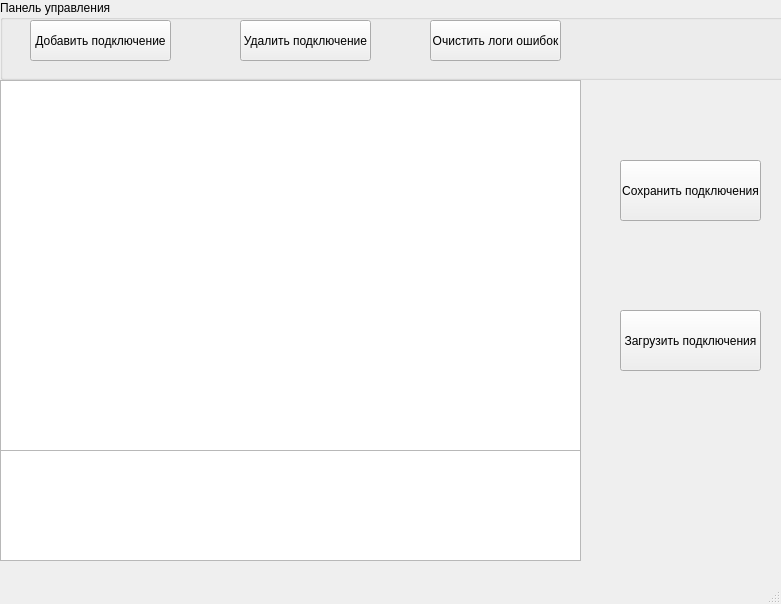
<?xml version="1.0" encoding="UTF-8"?>
<ui version="4.0">
 <class>MainWindow</class>
 <widget class="QMainWindow" name="MainWindow">
  <property name="geometry">
   <rect>
    <x>0</x>
    <y>0</y>
    <width>781</width>
    <height>604</height>
   </rect>
  </property>
  <property name="minimumSize">
   <size>
    <width>582</width>
    <height>604</height>
   </size>
  </property>
  <property name="windowTitle">
   <string>MainWindow</string>
  </property>
  <widget class="QWidget" name="centralwidget">
   <widget class="QGroupBox" name="Controls">
    <property name="geometry">
     <rect>
      <x>0</x>
      <y>0</y>
      <width>801</width>
      <height>80</height>
     </rect>
    </property>
    <property name="minimumSize">
     <size>
      <width>801</width>
      <height>80</height>
     </size>
    </property>
    <property name="maximumSize">
     <size>
      <width>801</width>
      <height>80</height>
     </size>
    </property>
    <property name="title">
     <string>Панель управления</string>
    </property>
    <widget class="QPushButton" name="CreateConnection">
     <property name="geometry">
      <rect>
       <x>30</x>
       <y>20</y>
       <width>141</width>
       <height>41</height>
      </rect>
     </property>
     <property name="minimumSize">
      <size>
       <width>141</width>
       <height>41</height>
      </size>
     </property>
     <property name="maximumSize">
      <size>
       <width>141</width>
       <height>41</height>
      </size>
     </property>
     <property name="text">
      <string>Добавить подключение</string>
     </property>
    </widget>
    <widget class="QPushButton" name="RemoveConnection">
     <property name="geometry">
      <rect>
       <x>240</x>
       <y>20</y>
       <width>131</width>
       <height>41</height>
      </rect>
     </property>
     <property name="minimumSize">
      <size>
       <width>131</width>
       <height>41</height>
      </size>
     </property>
     <property name="maximumSize">
      <size>
       <width>131</width>
       <height>41</height>
      </size>
     </property>
     <property name="text">
      <string>Удалить подключение</string>
     </property>
    </widget>
    <widget class="QPushButton" name="ClearErrorLogs">
     <property name="geometry">
      <rect>
       <x>430</x>
       <y>20</y>
       <width>131</width>
       <height>41</height>
      </rect>
     </property>
     <property name="minimumSize">
      <size>
       <width>131</width>
       <height>41</height>
      </size>
     </property>
     <property name="maximumSize">
      <size>
       <width>131</width>
       <height>41</height>
      </size>
     </property>
     <property name="text">
      <string>Очистить логи ошибок</string>
     </property>
    </widget>
   </widget>
   <widget class="QListWidget" name="ConnectionsList">
    <property name="geometry">
     <rect>
      <x>0</x>
      <y>80</y>
      <width>581</width>
      <height>371</height>
     </rect>
    </property>
    <property name="minimumSize">
     <size>
      <width>581</width>
      <height>371</height>
     </size>
    </property>
    <property name="maximumSize">
     <size>
      <width>581</width>
      <height>371</height>
     </size>
    </property>
   </widget>
   <widget class="QListWidget" name="ErrorLogs">
    <property name="geometry">
     <rect>
      <x>0</x>
      <y>450</y>
      <width>581</width>
      <height>111</height>
     </rect>
    </property>
    <property name="minimumSize">
     <size>
      <width>581</width>
      <height>111</height>
     </size>
    </property>
    <property name="maximumSize">
     <size>
      <width>581</width>
      <height>111</height>
     </size>
    </property>
   </widget>
   <widget class="QPushButton" name="SaveButton">
    <property name="geometry">
     <rect>
      <x>620</x>
      <y>160</y>
      <width>141</width>
      <height>61</height>
     </rect>
    </property>
    <property name="minimumSize">
     <size>
      <width>141</width>
      <height>61</height>
     </size>
    </property>
    <property name="maximumSize">
     <size>
      <width>141</width>
      <height>61</height>
     </size>
    </property>
    <property name="text">
     <string>Сохранить подключения</string>
    </property>
   </widget>
   <widget class="QPushButton" name="LoadButton">
    <property name="geometry">
     <rect>
      <x>620</x>
      <y>310</y>
      <width>141</width>
      <height>61</height>
     </rect>
    </property>
    <property name="text">
     <string>Загрузить подключения</string>
    </property>
   </widget>
  </widget>
  <widget class="QMenuBar" name="menubar">
   <property name="geometry">
    <rect>
     <x>0</x>
     <y>0</y>
     <width>781</width>
     <height>21</height>
    </rect>
   </property>
  </widget>
  <widget class="QStatusBar" name="statusbar"/>
 </widget>
 <resources/>
 <connections/>
</ui>
